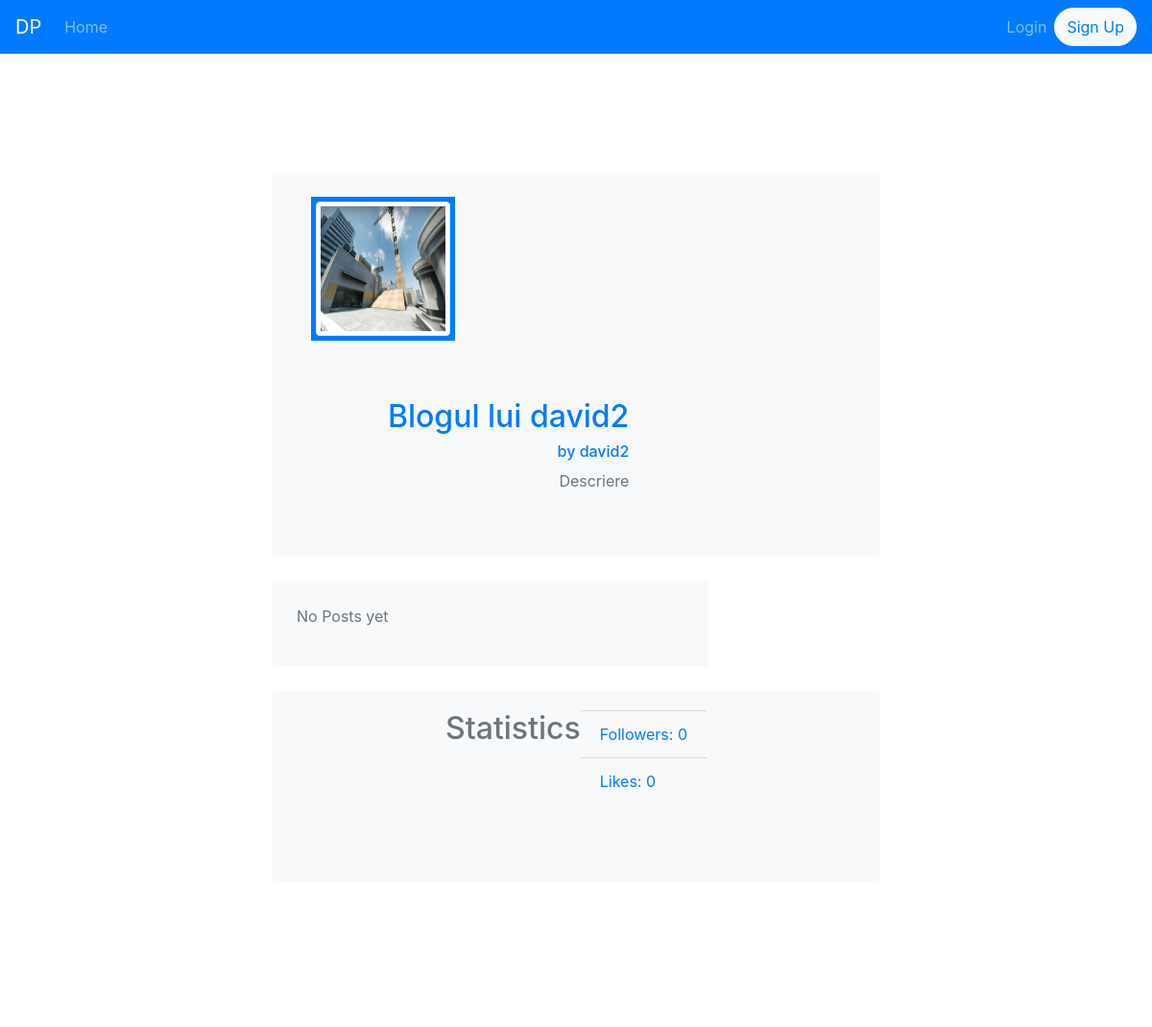
Page /blog/2 on the committed database.
### app.py (models this page shows, shortened)
class Blog(db.Model):
    id = db.Column(db.Integer, primary_key=True)
    user_id = db.Column(db.Integer)
    num_likes = db.Column(db.Integer, default = 0)
    num_followers = db.Column(db.Integer, default = 0)
    title = db.Column(db.String(60))
    profile_pic_location = db.Column(db.String(100))
    description = db.Column(db.String(200))

class User(db.Model):
    id = db.Column(db.Integer, primary_key=True)
    username = db.Column(db.String(30), unique=True, nullable = False)
    email = db.Column(db.String(80), unique=True, nullable = False)
    password = db.Column(db.String(30), nullable = False)
    blog_id = db.Column(db.Integer)

### app.py (the view, shortened to what this page needs)
@app.route('/blog/<id>', methods = ['GET', 'POST'])
def blog(id):
    if 'login-data' not in session:
        logged_in = False
        user = None
    try:
        blog = Blog.query.filter_by(id=id).first()
        blog_owner = User.query.filter_by(id=blog.user_id).first()
        blog_owner_name = blog_owner.username
        posts = Post.query.filter_by(blog_id=blog.id).order_by(Post.date.desc()).all()
        comments = dict()
        comments_user = dict()
        for post in posts:
            comments[post.id] = Comment.query.filter_by(post_id = post.id).order_by(Comment.date.desc()).all()
            for i in comments[post.id]:
                comments_user[i.id] = User.query.filter_by(id = i.user_id).first().username
        if logged_in and blog.user_id == user.id:
            owner = True
        else:
            owner = False
        if logged_in:
            follower = Follower.query.filter_by(user_id = user.id, blog_id = blog.id).first()
            if follower is not None:
                followed = True
            else:
                followed = False
            if request.method == 'POST':
                if 'post-title' in request.form and 'post-content' in request.form:
                    post_title = request.form['post-title']
                    post_content = request.form['post-content']
                    post = Post(blog_id = blog.id, title = post_title, content = post_content)
                    db.session.add(post)
                    db.session.commit()
                for post in posts:
                    name = 'comment' + str(post.id)
                    if name in request.form:
                        comment_content = request.form[name]
                        post_id = int(name.strip('comment'))
                        comment = Comment(user_id = user.id, content = comment_content, post_id = post_id)
                        db.session.add(comment)
                        db.session.commit()
                if 'f-btn' in request.form:
                    if request.form['f-btn'] == 'unfollow':
                        blog.num_followers = blog.num_followers - 1
                        followed = False
                        db.session.delete(follower)
                        db.session.commit()
                    elif request.form['f-btn'] == 'follow':
                        blog.num_followers = blog.num_followers + 1
                        followed = True
                        follower = Follower(user_id = user.id, blog_id = blog.id)
                        db.session.add(follower)
                        db.session.commit()
        else:
            followed = False
    except:
        print('err-blog')
        blog = None
        owner = False
        abort(404)
    return render_template('blog.html', logged_in = logged_in, blog = blog, owner = owner, blog_owner_name = blog_owner_name, followed = followed, posts = posts, comments = comments, comments_user = comments_user)

### templates/blog.html (shortened to what this page needs)
{% extends "layout.html" %}
{% block content %}
<div class="container main">
    <div class="row bg-light">
        <div class="col" style="height:200px;">
            <div class="blog-image-container bg-primary">
                <img src="{{ url_for('static', filename='/images/' + blog.profile_pic_location) }}" alt="Profile Pic"
                    class="img-fluid img-thumbnail blog-image">
            </div>
        </div>
        <div class="col-8">
            <div class="blog-description text-right text-secondary">
                <h2 class="text-primary">{{ blog.title}}</h2>
                <h6><a href="">by {{blog_owner_name}}</a></h6>
                <p>{{ blog.description}}</p>
            </div>
        </div>
    </div>
    <div class="row">
        <div class="col-9">
            <div class="blog-posts bg-light text-secondary">
                {% for post in posts %}
                <div class="blog-post">
                    <h3 class="text-primary">{{ post.title}}</h3>
                    <h6 class="text-info blog-padding-10">{{ post.date }}</h6>
                    <p class="blog-padding-10">{{ post.content }}</p>
                    <div class="row">
                        <div class="col">
                            {% if logged_in %}
                            {% if false %}
                            <a class="blog-padding-10" href="/"><b>Liked</b></a>
                            {% else %}
                            <a class="blog-padding-10" href="/">Like</a>
                            {% endif %}
                            <a class="blog-padding-10" href="http://facebook.com">Share</a>
                            {% endif %}
                        </div>
                        <div class="col text-primary text-right">
                            Likes: {{post.num_likes}}
                        </div>
                    </div>
                    <div class="blog-comments-box">
                        {% if logged_in %}
                        <form action={{'/blog/' + blog.id|string}} method="POST">
                            <label>Comment:</label>
                            <textarea class="form-control" rows="3" name={{ 'comment' + post.id|string}}></textarea>
                            <button type="submit"
                                class="float-right blog-comment-submit-btn btn btn-sm btn-primary">Submit</button>
                        </form>
                        <br><br><br>
                        {% endif %}
                        {% for comment in comments[post.id] %}
                        <div class="blog-comment-block border-top">
                            <h6 class="text-primary">{{ comments_user[comment.id] }}</h6>
                            <p class="text-info">{{ comment.date }}</p>
                            <p class="text-secondary">{{ comment.content }}</p>
                            <div class="row">
                                <div class="col">
                                    {% if logged_in %}
                                    {% if false %}
                                    <a href="/"><b>Liked</b></a>
                                    {% else %}
                                    <a href="/">Like</a>
                                    {% endif %}
                                    {% endif %}
                                </div>
                                <div class="col text-primary text-right">
                                    Likes: {{ comment.num_likes}}
                                </div>
                            </div>
                        </div>
                        {% else %}
                        <p class="text-secondary">No comments</p>
                        {% endfor %}
                    </div>
                    <hr>
                </div>
                {% else %}
                <p class="text-secondary">No Posts yet</p>
                {% endfor %}
            </div>
        </div>
        <div class="col">
            <div class="row justify-content-center blog-statistics bg-light text-secondary">
                <h2 class="text-secondary">Statistics</h2>
                <ul class="text-primary list-group list-group-flush">
                    <li class="list-group-item bg-light">Followers: {{ blog.num_followers}}</li>
                    <li class="list-group-item bg-light">Likes: {{blog.num_likes}}</li>
                </ul>
            </div>
        </div>
    </div>
</div>
{% endblock %}

### static/style.css (style rules this page uses)
html, body { height: 100vh; }
body { background-image: url(https://images.pexels.com/photos/169647/pexels-photo-169647.jpeg?cs=srgb&dl=arhitectura-centrul-ora-ului-cer-cladiri-169647.jpg&fm=jpg)!important; background-repeat: no-repeat!important; background-size: cover!important; background-attachment: fixed; }
.main { padding-top: 80px!important; padding: 50px; width: 60%; }
.blog-image-container { margin: 25px; width: 150px; height: 150px; padding: 5px; }
.blog-image { width: 100%; height: 100% }
.blog-description { margin: 25px; height: 150px; padding: 10px; }
.blog-posts, .blog-new-post { margin-right: 5px; margin-left: -15px; padding: 25px; }
.blog-statistics { margin-top: 25px; padding: 20px; height: 200px; }

### rows in the picture
Blog: profile_pic_location (picture), title "Blogul lui david2", description "Descriere", num_followers "0", num_likes "0"
User: username "david2"
